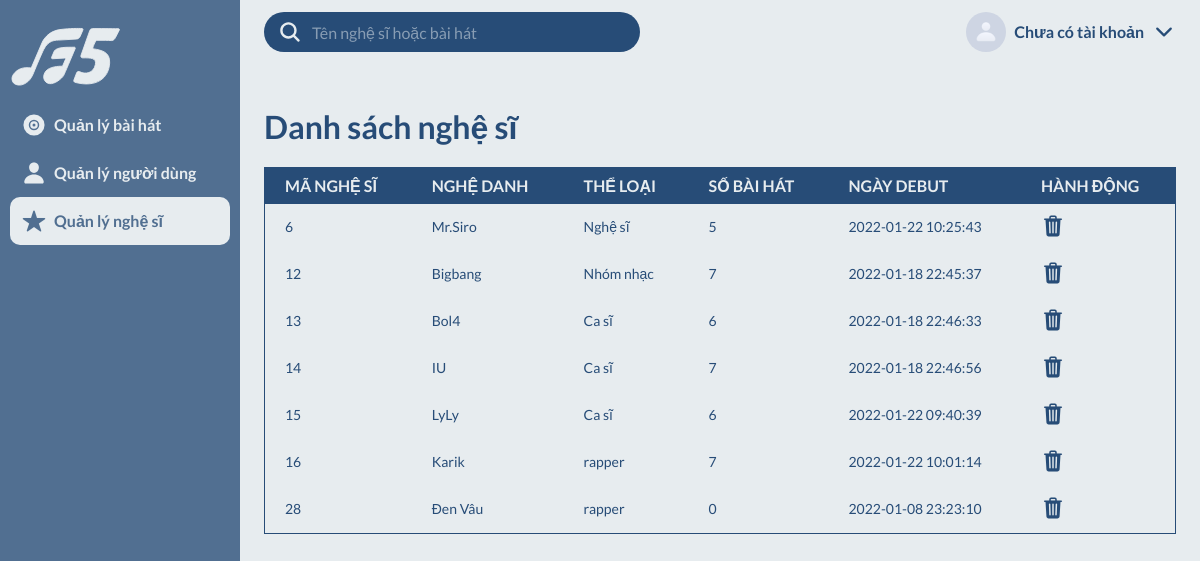
The app's page /manage_artists.php, older data.
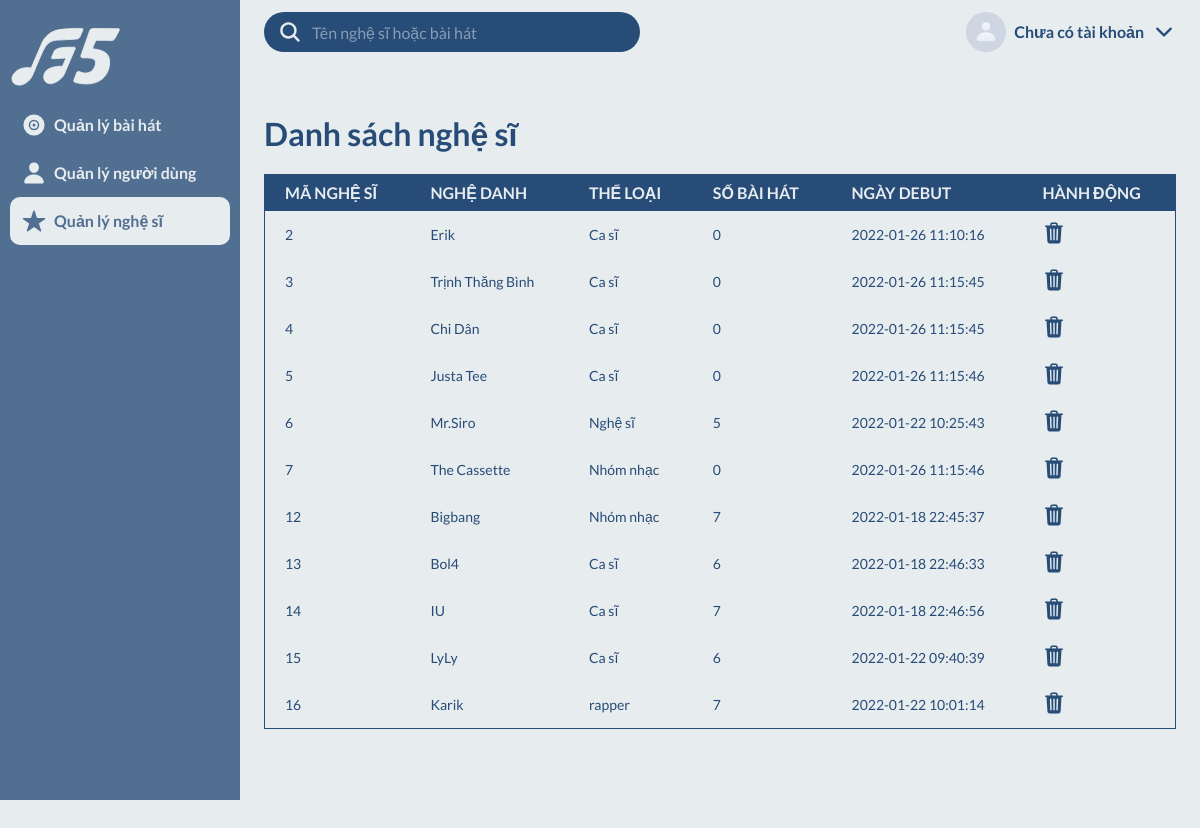
The same page, newer data.
### tables this page shows
CREATE TABLE `users` (
  `id` int(30) NOT NULL,
  `stagename` varchar(255) NOT NULL,
  `username` varchar(50) NOT NULL,
  `password` text NOT NULL,
  `type` int(1) NOT NULL DEFAULT 2,
  `date_created` datetime NOT NULL DEFAULT current_timestamp(),
  `image` varchar(100) DEFAULT NULL,
  `occupation` varchar(255) NOT NULL
);

### manage_artists.php (the view, shortened to what this page needs)
<!DOCTYPE html>
<html lang="en">
    <head>
        <link rel="stylesheet" href="./css/base.css" />
        <link rel="stylesheet" href="./css/app.css" />
        <link rel="stylesheet" href="./css/search.css" />
        <link rel="stylesheet" href="./css/table.css" />
    </head>
    <body>
        <div class="grid">
            <div class="sidebar">
                <img src="./assets/Logo F5.svg" alt="" class="logo" />
                <nav class="nav">
                    <ul class="nav-top">
                        <li class="nav-item">
                            <a href="manage_songs.php" class="nav-link">
                                <ion-icon name="disc"></ion-icon>Quản lý bài hát
                            </a>
                        </li>
                        <li class="nav-item">
                            <a href="manage_users.php" class="nav-link">
                                <ion-icon name="person"></ion-icon>Quản lý người dùng
                            </a>
                        </li>
                        <li class="nav-item">
                            <a href="manage_artists.php" class="nav-link selected">
                                <ion-icon name="star"></ion-icon>Quản lý nghệ sĩ
                            </a>
                        </li>
                    </ul>
                </nav>
            </div>
            <header class="header">
                <form action="search.php" method="post" class="search-engine">
                    <ion-icon name="search"></ion-icon>
                    <input
                        type="text" name="search1" id="search"
                        class="search-input"
                        placeholder="Tên nghệ sĩ hoặc bài hát" autocomplete="off" required
                    />
                </form>
                <?php if(isset($_SESSION['currAdmin'])){?>
                <div class="user">
                    <img
                        src="<?='./assets/avatar/'.$_SESSION['path']?>"
                        alt="Avatar"
                        class="user-avatar"
                    />
                    <span class="user-name"><?=$_SESSION['name']?></span>
                    <ion-icon name="chevron-down-outline"></ion-icon>
                    <ul class="nav sub-menu">
                        <li class="nav-item">
                            <a href="view_user.php" class="nav-link">
                                <ion-icon name="person"></ion-icon>Trang cá nhân
                            </a>
                        </li>
                        <li class="nav-item">
                            <a href="logout.php" class="nav-link">
                                <ion-icon name="log-out-outline"></ion-icon>Đăng
                                xuất
                            </a>
                        </li>
                    </ul>
                </div>
                <?php }else{?>
                <div class="user">
                    <img
                        src="./assets/img/iconTrang.jpg"
                        alt="Avatar"
                        class="user-avatar"
                    />
                    <span class="user-name">Chưa có tài khoản</span>
                    <ion-icon name="chevron-down-outline"></ion-icon>
                </div>
                <?php }?>
            </header>
            <main class="main" >
                <h1 class="table-title">Danh sách nghệ sĩ</h1>
                <table id = "songs">
                    <thead>
                        <tr>
                            <th>Mã Nghệ Sĩ</th>
                            <th>Nghệ Danh</th>
                            <th>Thể Loại</th>
                            <th>Số Bài Hát</th>
                            <th>Ngày Debut</th>
                            <th>Hành Động</th>
                        </tr>
                    </thead>
                <?php
                    include 'db_connect.php';
                    $sql_song = "SELECT * FROM users where type=3";
                    $result_song = mysqli_query($conn, $sql_song);
                    while($row=mysqli_fetch_array($result_song)){
                ?>
                    <tbody>
                        <tr>
                        <td><?php echo $row['id']; ?></td>
                        <td>
                            <?php echo $row['stagename']; ?>
                        </td>
                        <td><?php echo $row['occupation']; ?></td>
                        <td>
                            <?php
                                $user_id = $row['id'];
                                $sql = "SELECT COUNT(*) FROM songs WHERE user_id = $user_id;";
                                $result = mysqli_query($conn, $sql);
                                $row1=mysqli_fetch_array($result);
                                echo $row1[0];
                            ?>
                        </td>
                         <td><?php echo $row['date_created']; ?></td>
                        <td>
                            <a href="delete_artist.php?id=<?php echo $row['id']; ?>">
                                <ion-icon name="trash"></ion-icon>
                            </a>
                        </td>
                    </tr>
                    </tbody>
                <?php
                    }
                ?>
                </table>
            </main>
    </body>
</html>

### css/base.css (style rules this page uses)
:root { --primary-color: #274c77; --secondary-color: #e7ecef; --half-secondary-color: #516f91; --brigde: 8px; }
*, *:after, *:before { box-sizing: inherit; margin: 0; padding: 0; }
html { font-size: 62.5%; line-height: 1.6rem; font-family: "Lato", sans-serif; box-sizing: border-box; }
body { height: 100vh; background-color: var(--secondary-color); }
ion-icon { font-size: 2.4rem; cursor: pointer; }
a { color: unset; text-decoration: none; transition: all 0.25s ease; }
input, button, textarea { font-family: "Lato", sans-serif; }
li { list-style: none; }
.logo { width: 50%; }
.grid { display: grid; min-height: 100vh; grid-gap: 0; grid-template-columns: minmax(12rem, 24rem) repeat(11, 1fr); grid-template-rows: repeat(12, 1fr); }
.sidebar { grid-row-start: 1; grid-row-end: 13; }
.header { grid-area: 1/2/2/13; }
.main { grid-area: 2/2/11/13; }
.user:after { content: ""; position: absolute; top: 100%; right: 0; left: 0; height: var(--brigde); }

### css/app.css (style rules this page uses)
.sidebar { display: flex; flex-direction: column; position: fixed; z-index: 99; width: 24rem; background-color: var(--half-secondary-color); padding: 1rem; height: 100vh; }
.nav { display: flex; flex-direction: column; justify-content: space-between; flex-grow: 1; margin-bottom: 99px; }
.nav-link { display: flex; align-items: center; gap: 8px; font-size: 1.6rem; padding: 1.2rem; font-weight: 600; color: var(--secondary-color); }
.selected { background-color: var(--secondary-color); color: var(--half-secondary-color); border-radius: 1rem; }
.header { --gap: 2.4rem; position: fixed; z-index: 99; top: 0; right: 0; left: 24rem; display: flex; justify-content: space-between; height: 64px; padding: 1.2rem var(--gap); background-color: var(--secondary-color); }
.search-engine { position: relative; display: flex; align-items: center; gap: 1rem; max-width: 376px; width: 100%; background-color: var(--primary-color); color: var(--secondary-color); padding: 0.8rem 1.4rem; border-radius: 3rem; }
.search-input { flex-grow: 1; background-color: transparent; color: var(--secondary-color); font-size: 1.6rem; border: 0; outline: none; }
.search-input::placeholder { opacity: 0.5; color: var(--secondary-color); }
.user { display: flex; align-items: center; gap: 8px; color: var(--primary-color); position: absolute; right: var(--gap); cursor: pointer; }
.user-avatar { flex-shrink: 0; width: 4rem; height: 4rem; border-radius: 50%; object-fit: cover; }
.user-name { color: var(--primary-color); font-size: 1.6rem; font-weight: 600; }
.main { height: auto; padding: 1.2rem 2.4rem; }

### css/table.css (style rules this page uses)
table { font-family: "Lato", sans-serif; color: var(--primary-color); border-collapse: collapse; text-align: left; width: 100%; border: 1px solid var(--primary-color); }
table tr { background: var(--secondary-color); }
table th { font-size: 1.6rem; font-weight: bold; text-transform: uppercase; padding: 10px 20px; background-color: var(--primary-color); color: var(--secondary-color); }
table td { font-size: 1.4rem; padding: 10px 20px; }
.table-title { font-size: 3.2rem; color: var(--primary-color); margin: 4rem 0 3.2rem; }

Row changes from the older to the newer data that the page shows:
removed users: id "28", stagename "Đen Vâu", occupation "rapper", row1 "0", date_created "2022-01-08 23:23:10"
added users: id "2", stagename "Erik", occupation "Ca sĩ", row1 "0", date_created "2022-01-26 11:10:16"
added users: id "3", stagename "Trịnh Thăng Bình", occupation "Ca sĩ", row1 "0", date_created "2022-01-26 11:15:45"
added users: id "4", stagename "Chi Dân", occupation "Ca sĩ", row1 "0", date_created "2022-01-26 11:15:45"
added users: id "5", stagename "Justa Tee", occupation "Ca sĩ", row1 "0", date_created "2022-01-26 11:15:46"
added users: id "7", stagename "The Cassette", occupation "Nhóm nhạc", row1 "0", date_created "2022-01-26 11:15:46"
